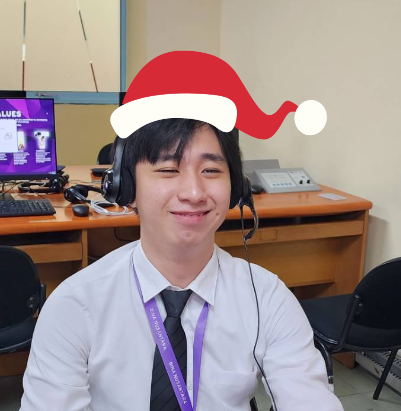
#> input picture ImageProcessing/Santa.jpg, 401 x 411 px
$ python -i image_processing.py   (imports and definitions only)
#> lines starting #> are read from the running program, lines starting #| are printed output that depends on the picture; after the words box and inside, x2 and y2 are one past the last pixel; in counts of white or black regions, pixels touching at a corner belong together
import cv2
import numpy as np
from matplotlib import pyplot as plt
import os


def image_processing():
    script_dir = os.path.dirname(os.path.abspath(__file__))
    image_file_path = os.path.join(script_dir, 'Santa.jpg')
    img = cv2.imread(image_file_path)
#> img is the input picture: shape (411, 401, 3); mean B, G, R 136.3, 137.1, 154.4

    gray_image = cv2.cvtColor(img, cv2.COLOR_BGR2GRAY)
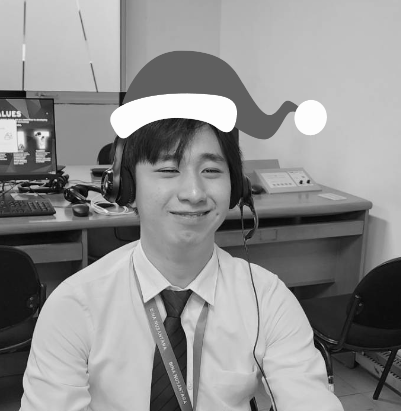
#> gray_image: shape (411, 401); min 1, max 253, mean 142.2
    cv2.imshow('Gray', gray_image)
    cv2.waitKey(0)

    _, bin_thresh = cv2.threshold(gray_image, 100, 255, cv2.THRESH_BINARY)
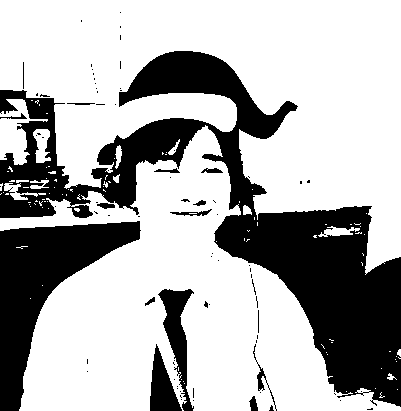
#> bin_thresh: shape (411, 401); 69% white; 82 black regions (66 under 20 px), largest, box (x1, y1, x2, y2) and area: (0, 51, 401, 407) 36788, (0, 221, 141, 411) 10304, (158, 289, 194, 411) 1700
    _, inv_bin_thresh = cv2.threshold(gray_image, 100, 255, cv2.THRESH_BINARY_INV)
    _, trunc_thresh = cv2.threshold(gray_image, 100, 255, cv2.THRESH_TRUNC)
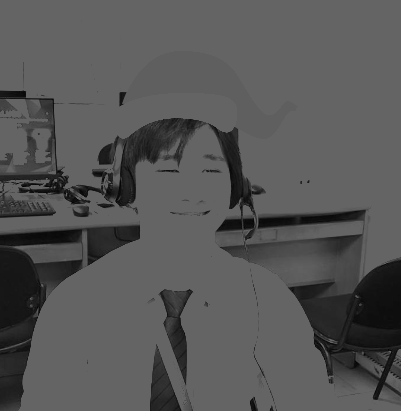
#> trunc_thresh: shape (411, 401); min 1, max 100, mean 86.1
    _, tozero_thresh = cv2.threshold(gray_image, 100, 255, cv2.THRESH_TOZERO)
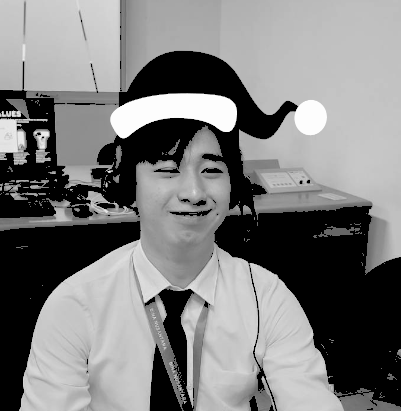
#> tozero_thresh: shape (411, 401); min 0, max 253, mean 125.2
    _, inv_tozero_thresh = cv2.threshold(gray_image, 100, 255, cv2.THRESH_TOZERO_INV)
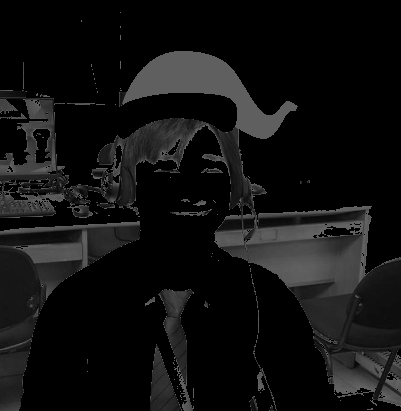
#> inv_tozero_thresh: shape (411, 401); min 0, max 100, mean 17.1
    _, otsu_thresh = cv2.threshold(gray_image, 100, 255, cv2.THRESH_OTSU)
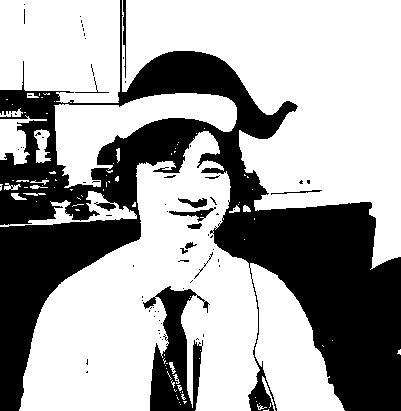
#> otsu_thresh: shape (411, 401); 64.6% white; 71 black regions (58 under 20 px), largest, box (x1, y1, x2, y2) and area: (0, 0, 401, 411) 53430, (143, 286, 210, 411) 3929, (169, 207, 216, 222) 212

    result_image = [gray_image, bin_thresh, inv_bin_thresh, trunc_thresh, tozero_thresh, inv_tozero_thresh, otsu_thresh]
    result_desc = ['Grayscale', 'BINARY', 'BINARY_INV', 'TRUNC', 'TOZERO', 'TOZERO_INV', 'OTSU']
    plt.figure(1, figsize=(8, 8))
    for i, (curr_image, curr_desc) in enumerate(zip(result_image, result_desc)):
        plt.subplot(3, 3, (i+1))
        plt.imshow(curr_image, 'gray')
        plt.title(curr_desc)
        plt.xticks([])
        plt.yticks([])
#> this loop made 7 passes
#> curr_desc on passes 1 to 7: 'Grayscale', 'BINARY', 'BINARY_INV', 'TRUNC', 'TOZERO', 'TOZERO_INV', 'OTSU'
    plt.show()

    img = cv2.cvtColor(img, cv2.COLOR_BGR2RGB)

    mean_blur = cv2.blur(img, (11, 11))
    gaussian_blur = cv2.GaussianBlur(img, (11, 11), 5.0)
    median_blur = cv2.medianBlur(img, 11)
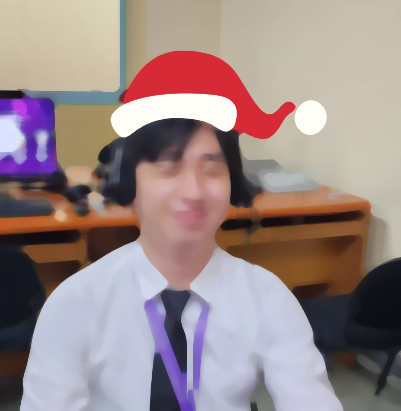
#> median_blur: shape (411, 401, 3); mean R, G, B 155.1, 137.5, 136.7
    bilateral_blur = cv2.bilateralFilter(img, 5, 150, 150)

    result_image = [img, mean_blur, gaussian_blur, median_blur, bilateral_blur]
    result_desc = ['Original', 'Mean', 'Gaussian', 'Median', 'Bilateral']
    plt.figure(2, figsize=(8, 8))
    for i, (curr_image, curr_desc) in enumerate(zip(result_image, result_desc)):
        plt.subplot(3, 3, (i+1))
        plt.imshow(curr_image)
        plt.title(curr_desc)
        plt.xticks([])
        plt.yticks([])
#> this loop made 5 passes
    plt.show()

>>> result = image_processing()
